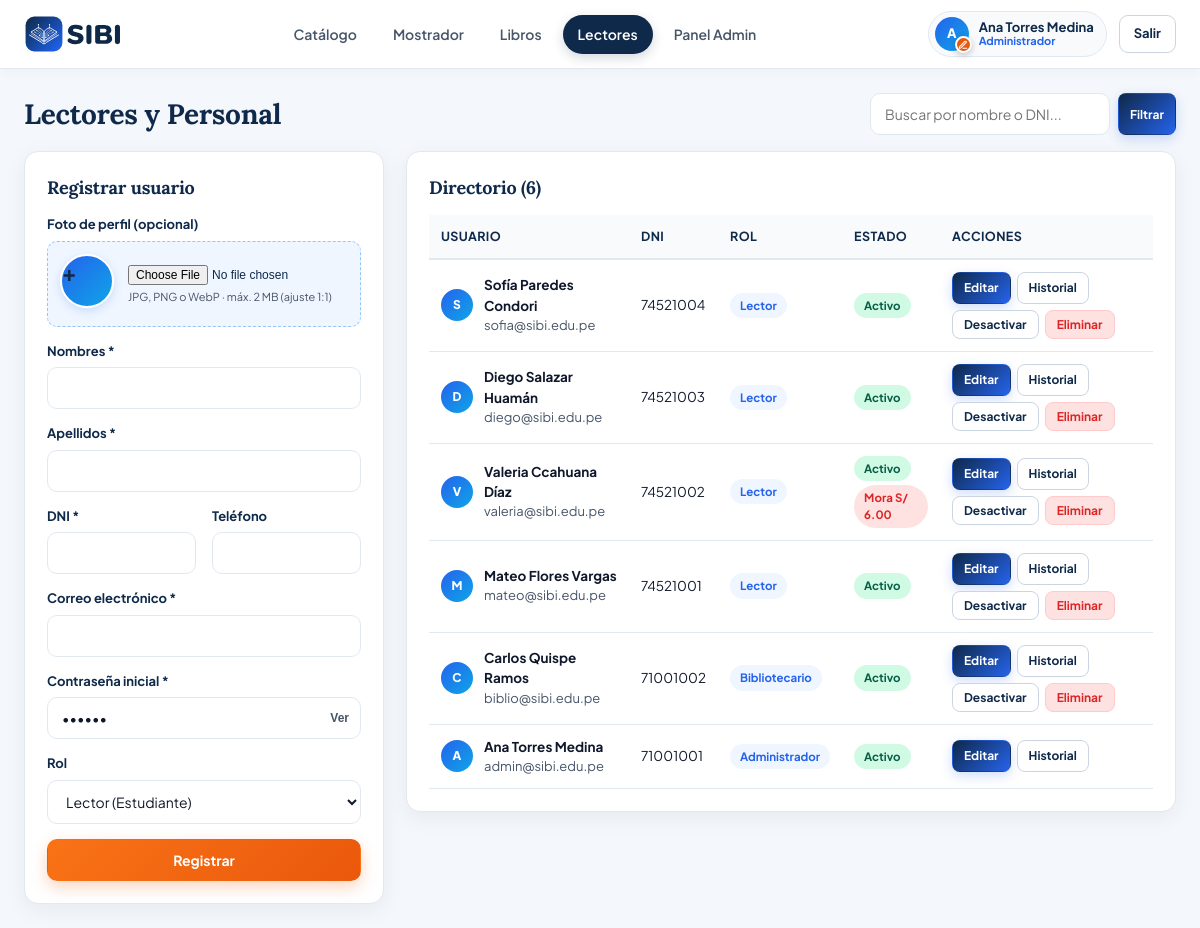
Page /lectores.php (signed in) on the committed database.
### tables this page shows
CREATE TABLE usuarios (
    id INT AUTO_INCREMENT PRIMARY KEY,
    nombres VARCHAR(100) NOT NULL,
    apellidos VARCHAR(100) NOT NULL,
    dni VARCHAR(15) NOT NULL UNIQUE,
    correo VARCHAR(120) NOT NULL UNIQUE,
    telefono VARCHAR(20) DEFAULT NULL,
    foto VARCHAR(255) DEFAULT NULL,
    password_hash VARCHAR(255) NOT NULL,
    rol ENUM('administrador','bibliotecario','lector') NOT NULL DEFAULT 'lector',
    estado TINYINT(1) NOT NULL DEFAULT 1,
    fecha_registro TIMESTAMP DEFAULT CURRENT_TIMESTAMP
);

### php/auth.php (called while the page is built, shortened)
<?php
function h(string $str): string {
    return htmlspecialchars($str, ENT_QUOTES, 'UTF-8');
}
function usuario_actual(): ?array {
    return $_SESSION['usuario'] ?? null;
}
function etiqueta_rol(string $rol): string {
    return match ($rol) {
        'administrador' => 'Administrador',
        'bibliotecario' => 'Bibliotecario',
        default         => 'Lector',
    };
}
function asegurar_columna_foto(PDO $pdo): void {
    try {
        $col = $pdo->query("SHOW COLUMNS FROM usuarios LIKE 'foto'")->fetch();
    } catch (Throwable $e) {
    }
}

### php/usuarios.php (called while the page is built, shortened)
<?php
require_once __DIR__ . '/auth.php';
function listar_usuarios(PDO $pdo, string $q = ''): array {
    asegurar_columna_foto($pdo);
    $sql = "
        SELECT u.*,
               (SELECT COUNT(*) FROM prestamos p WHERE p.lector_id = u.id AND p.estado IN ('activo','vencido')) AS prestamos_activos,
               (SELECT COALESCE(SUM(mora_monto), 0) FROM prestamos p WHERE p.lector_id = u.id AND p.mora_monto > 0 AND p.mora_pagada = 0) AS mora_pendiente
        FROM usuarios u
        WHERE 1=1
    ";
    $params = [];
    $sql .= " ORDER BY u.id DESC";
    $stmt = $pdo->prepare($sql);
    $stmt->execute($params);
    return $stmt->fetchAll();
}

### lectores.php (the view, shortened to what this page needs)
<?php
require_once __DIR__ . '/php/layout.php';
require_once __DIR__ . '/php/usuarios.php';
require_once __DIR__ . '/php/prestamos.php';
$esAdmin = usuario_actual()['rol'] === 'administrador';
$q = trim($_GET['q'] ?? '');
$usuarios = listar_usuarios($pdo, $q);
$usuarioEditar = null;
render_head('Lectores y Usuarios — SIBI');
render_topbar('lectores');
?>
<main class="container">
  <div class="section-bar">
    <h1 style="font-size:28px;">Lectores y Personal</h1>
    <form method="get" style="display:flex;gap:8px;">
      <input class="input" name="q" value="<?= h($q) ?>" placeholder="Buscar por nombre o DNI..." style="width:240px;">
      <button class="btn btn-navy btn-sm" type="submit">Filtrar</button>
    </form>
  </div>
  <div class="grid-admin-2">
    <div class="card">
      <?php if ($usuarioEditar): ?>
        <?php
          $edInit = strtoupper(mb_substr($usuarioEditar['nombres'] ?? 'U', 0, 1));
          $edTieneFoto = !empty($usuarioEditar['foto']);
          $edEsPropio = (int)$usuarioEditar['id'] === (int)usuario_actual()['id'];
        ?>
        <div style="display:flex;align-items:center;justify-content:space-between;gap:8px;margin-bottom:6px;">
          <h3 style="margin-bottom:0;">Editar usuario</h3>
          <a href="lectores.php" class="btn btn-outline btn-sm">Cancelar</a>
        </div>
        <p class="card-sub">Editando a <strong><?= h($usuarioEditar['nombres'] . ' ' . $usuarioEditar['apellidos']) ?></strong>.</p>
        <form method="post" enctype="multipart/form-data">
          <input type="hidden" name="csrf_token" value="<?= h(csrf_token()) ?>">
          <input type="hidden" name="accion" value="editar_usuario">
          <input type="hidden" name="usuario_id" value="<?= (int)$usuarioEditar['id'] ?>">
          <input type="hidden" name="quitar_foto" id="quitar-foto-flag" value="">
          <div class="field">
            <label>Foto de perfil (ajuste 1:1)</label>
            <div class="cover-upload-box">
              <label for="edit-foto-input" class="reg-avatar-preview-wrap" title="Cambiar foto">
                <img id="edit-avatar-img"
                     src="<?= $edTieneFoto ? h($usuarioEditar['foto']) : '' ?>"
                     alt="Foto actual"
                     class="reg-avatar-preview-img"
                     style="<?= $edTieneFoto ? '' : 'display:none;' ?>">
                <span id="edit-avatar-initial"
                      class="reg-avatar-preview-initial"
                      style="<?= $edTieneFoto ? 'display:none;' : '' ?>"><?= h($edInit) ?></span>
              </label>
              <div class="cover-upload-info">
                <input type="file" id="edit-foto-input" name="foto" accept="image/jpeg,image/png,image/webp" data-avatar-input="edit-avatar-img" data-avatar-initial="edit-avatar-initial">
                <?php if ($edTieneFoto): ?>
                  <button type="button" class="btn btn-danger btn-sm" id="btn-quitar-foto" data-clear-img="edit-avatar-img" data-clear-init="edit-avatar-initial" data-clear-input="edit-foto-input" style="margin-top:6px;">Quitar foto</button>
                <?php else: ?>
                  <small>JPG, PNG o WebP · máx. 2 MB</small>
                <?php endif; ?>
              </div>
            </div>
          </div>
          <div class="field"><label>Nombres *</label><input class="input" name="nombres" required value="<?= h($usuarioEditar['nombres']) ?>"></div>
          <div class="field"><label>Apellidos *</label><input class="input" name="apellidos" required value="<?= h($usuarioEditar['apellidos']) ?>"></div>
          <div class="grid-2">
            <div class="field"><label>DNI *</label><input class="input" name="dni" required maxlength="15" value="<?= h($usuarioEditar['dni']) ?>"></div>
            <div class="field"><label>Teléfono</label><input class="input" name="telefono" maxlength="20" value="<?= h($usuarioEditar['telefono'] ?? '') ?>"></div>
          </div>
          <div class="field"><label>Correo electrónico *</label><input class="input" type="email" name="correo" required value="<?= h($usuarioEditar['correo']) ?>"></div>
          <?php if ($esAdmin && !$edEsPropio): ?>
          <div class="field">
            <label>Rol</label>
            <select class="input" name="rol">
              <option value="lector" <?= $usuarioEditar['rol'] === 'lector' ? 'selected' : '' ?>>Lector (Estudiante)</option>
              <option value="bibliotecario" <?= $usuarioEditar['rol'] === 'bibliotecario' ? 'selected' : '' ?>>Bibliotecario</option>
              <option value="administrador" <?= $usuarioEditar['rol'] === 'administrador' ? 'selected' : '' ?>>Administrador</option>
            </select>
          </div>
          <?php endif; ?>
          <?php if ($esAdmin): ?>
          <div class="reset-pass-box">
            <div class="field" style="margin-bottom:0;">
              <label for="edit-password">Restablecer contraseña (opcional)</label>
              <div class="pass-wrap">
                <input class="input" type="password" id="edit-password" name="password" minlength="6" placeholder="Dejar vacío para mantener la actual">
                <button type="button" class="pass-toggle" data-toggle-pass="edit-password">Ver</button>
              </div>
              <small class="text-muted" style="display:block;margin-top:5px;">Si el usuario perdió su clave, escribe una nueva aquí (mín. 6 caracteres) y guarda.</small>
            </div>
          </div>
          <?php endif; ?>
          <button type="submit" class="btn btn-primary btn-block">Guardar cambios</button>
        </form>
      <?php else: ?>
        <h3>Registrar <?= $esAdmin ? 'usuario' : 'lector' ?></h3>
        <form method="post" enctype="multipart/form-data">
          <div class="field">
            <label>Foto de perfil (opcional)</label>
            <div class="cover-upload-box">
              <label for="reg-foto-input" class="reg-avatar-preview-wrap" title="Elegir imagen">
                <span id="reg-avatar-initial" class="reg-avatar-preview-initial">+</span>
              </label>
              <div class="cover-upload-info">
                <input type="file" id="reg-foto-input" name="foto" accept="image/jpeg,image/png,image/webp" data-avatar-input="reg-avatar-img" data-avatar-initial="reg-avatar-initial">
                <small>JPG, PNG o WebP · máx. 2 MB (ajuste 1:1)</small>
              </div>
            </div>
          </div>
          <div class="field"><label>Nombres *</label><input class="input" name="nombres" required></div>
          <div class="field"><label>Apellidos *</label><input class="input" name="apellidos" required></div>
          <div class="grid-2">
            <div class="field"><label>DNI *</label><input class="input" name="dni" required maxlength="15"></div>
            <div class="field"><label>Teléfono</label><input class="input" name="telefono"></div>
          </div>
          <div class="field"><label>Correo electrónico *</label><input class="input" type="email" name="correo" required></div>
          <div class="field">
            <label for="reg-password">Contraseña inicial *</label>
            <div class="pass-wrap">
              <input class="input" type="password" id="reg-password" name="password" required minlength="6" value="123456">
              <button type="button" class="pass-toggle" data-toggle-pass="reg-password">Ver</button>
            </div>
          </div>
          <?php if ($esAdmin): ?>
          <div class="field">
            <label>Rol</label>
            <select class="input" name="rol">
              <option value="lector">Lector (Estudiante)</option>
            </select>
          </div>
          <?php endif; ?>
          <button type="submit" class="btn btn-primary btn-block">Registrar</button>
        </form>
      <?php endif; ?>
    </div>
    <div class="card">
      <h3>Directorio (<?= count($usuarios) ?>)</h3>
      <div class="table-wrap">
        <table>
          <thead><tr><th>Usuario</th><th>DNI</th><th>Rol</th><th>Estado</th><th>Acciones</th></tr></thead>
          <tbody>
            <?php foreach ($usuarios as $us): ?>
            <?php
              $usInit = strtoupper(mb_substr($us['nombres'] ?? 'U', 0, 1));
              $puedeEditar = $esAdmin || $us['rol'] === 'lector';
              $enEdicion = $usuarioEditar && (int)$usuarioEditar['id'] === (int)$us['id'];
            ?>
            <tr<?= $enEdicion ? ' style="background:#EFF6FF;"' : '' ?>>
              <td>
                <div class="book-cell">
                  <span class="user-avatar user-avatar-sm">
                    <?php if (!empty($us['foto'])): ?>
                      <img src="<?= h($us['foto']) ?>" alt="<?= h($us['nombres']) ?>" class="user-avatar-img">
                    <?php else: ?>
                      <?= h($usInit) ?>
                    <?php endif; ?>
                  </span>
                  <div>
                    <strong><?= h($us['nombres'] . ' ' . $us['apellidos']) ?></strong>
                    <div class="text-muted"><?= h($us['correo']) ?></div>
                  </div>
                </div>
              </td>
              <td><?= h($us['dni']) ?></td>
              <td><span class="badge badge-blue"><?= h(etiqueta_rol($us['rol'])) ?></span></td>
              <td>
                <span class="badge <?= $us['estado'] ? 'badge-green' : 'badge-gray' ?>"><?= $us['estado'] ? 'Activo' : 'Inactivo' ?></span>
                <?php if ((float)$us['mora_pendiente'] > 0): ?>
                  <div style="margin-top:4px;"><span class="badge badge-red">Mora S/ <?= number_format((float)$us['mora_pendiente'], 2) ?></span></div>
                <?php endif; ?>
              </td>
              <td>
                <div class="actions-cell">
                  <?php if ($puedeEditar): ?>
                    <a href="lectores.php?editar=<?= (int)$us['id'] ?>" class="btn btn-navy btn-sm">Editar</a>
                  <?php endif; ?>
                  <a href="lectores.php?historial=<?= (int)$us['id'] ?>" class="btn btn-outline btn-sm">Historial</a>
                  <?php if ($esAdmin && (int)$us['id'] !== (int)usuario_actual()['id']): ?>
                    <form method="post" style="display:inline;">
                      <button class="btn btn-outline btn-sm" type="submit"><?= $us['estado'] ? 'Desactivar' : 'Activar' ?></button>
                    </form>
                    <form method="post" style="display:inline;">
                      <button class="btn btn-danger btn-sm" type="submit" data-confirm="¿Seguro que deseas eliminar al usuario <?= h($us['nombres'] . ' ' . $us['apellidos']) ?>?">Eliminar</button>
                    </form>
                  <?php endif; ?>
                </div>
              </td>
            </tr>
            <?php endforeach; ?>
          </tbody>
        </table>
      </div>
    </div>
  </div>
</main>
<?php render_footer(); ?>

### php/layout.php (shortened to what this page needs)
<?php
require_once __DIR__ . '/auth.php';
function render_head(string $titulo = 'SIBI — Biblioteca'): void {
?>
<!DOCTYPE html>
<html lang="es">
<head>
  <link rel="stylesheet" href="css/styles.css">
</head>
<body>
<?php
}
function render_topbar(string $activa = 'catalogo'): void {
    $u = usuario_actual();
    $rol = $u['rol'] ?? 'lector';
    $inicial = strtoupper(mb_substr($u['nombres'] ?? 'U', 0, 1));
    $foto = $u['foto'] ?? '';
?>
<header class="topbar">
  <div class="topbar-inner">
    <a href="catalogo.php" class="brand" aria-label="SIBI Inicio">
      <img src="assets/img/sibi-logo-color.svg" alt="SIBI" class="brand-logo">
    </a>
    <nav class="topnav">
      <a href="catalogo.php" class="<?= $activa === 'catalogo' ? 'active' : '' ?>">Catálogo</a>
      <?php if (in_array($rol, ['administrador', 'bibliotecario'], true)): ?>
        <a href="mostrador.php" class="<?= $activa === 'mostrador' ? 'active' : '' ?>">Mostrador</a>
        <a href="catalogo_admin.php" class="<?= $activa === 'libros' ? 'active' : '' ?>">Libros</a>
        <a href="lectores.php" class="<?= $activa === 'lectores' ? 'active' : '' ?>">Lectores</a>
      <?php endif; ?>
      <?php if ($rol === 'administrador'): ?>
        <a href="panel.php" class="<?= $activa === 'panel' ? 'active' : '' ?>">Panel Admin</a>
      <?php endif; ?>
    </nav>
    <div class="user-menu">
      <a href="perfil.php" class="user-chip <?= $activa === 'perfil' ? 'active' : '' ?>" title="Editar perfil y foto">
        <span class="user-avatar-wrap">
          <span class="user-avatar">
            <?php if ($foto): ?>
              <img src="<?= h($foto) ?>" alt="<?= h($u['nombres'] ?? 'Usuario') ?>" class="user-avatar-img">
            <?php else: ?>
              <?= h($inicial) ?>
            <?php endif; ?>
          </span>
          <span class="avatar-edit-badge" aria-hidden="true">
            <svg viewBox="0 0 24 24" width="10" height="10" fill="none" stroke="currentColor" stroke-width="2.5" stroke-linecap="round" stroke-linejoin="round">
              <path d="M12 20h9"/>
              <path d="M16.5 3.5a2.121 2.121 0 0 1 3 3L7 19l-4 1 1-4L16.5 3.5z"/>
            </svg>
          </span>
        </span>
        <div class="user-meta">
          <strong><?= h(($u['nombres'] ?? '') . ' ' . ($u['apellidos'] ?? '')) ?></strong>
          <span><?= h(etiqueta_rol($rol)) ?></span>
        </div>
      </a>
      <a href="logout.php" class="btn-logout">Salir</a>
    </div>
  </div>
</header>
<?php
}
function render_footer(): void {
?>
</body>
</html>
<?php
}

### rows in the picture
usuarios: nombres "A", nombres+apellidos "Ana Torres Medina", rol "Administrador", correo "admin@sibi.edu.pe", dni "71001001", estado "Activo"
usuarios: nombres "S", nombres+apellidos "Sofía Paredes Condori", correo "sofia@sibi.edu.pe", dni "74521004", rol "Lector", estado "Activo"
usuarios: nombres "D", nombres+apellidos "Diego Salazar Huamán", correo "diego@sibi.edu.pe", dni "74521003", rol "Lector", estado "Activo"
usuarios: nombres "V", nombres+apellidos "Valeria Ccahuana Díaz", correo "valeria@sibi.edu.pe", dni "74521002", rol "Lector", estado "Activo", mora_pendiente "6.00"
usuarios: nombres "M", nombres+apellidos "Mateo Flores Vargas", correo "mateo@sibi.edu.pe", dni "74521001", rol "Lector", estado "Activo"
usuarios: nombres "C", nombres+apellidos "Carlos Quispe Ramos", correo "biblio@sibi.edu.pe", dni "71001002", rol "Bibliotecario", estado "Activo"

### other values in the picture
count($usuarios) "6"
